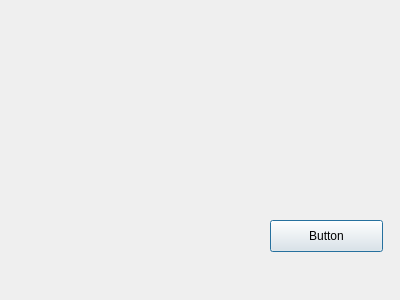
<?xml version="1.0" encoding="UTF-8"?>
<ui version="4.0">
 <class>Dialog</class>
 <widget class="QDialog" name="Dialog">
  <property name="geometry">
   <rect>
    <x>0</x>
    <y>0</y>
    <width>400</width>
    <height>300</height>
   </rect>
  </property>
  <property name="windowTitle">
   <string>Dialog</string>
  </property>
  <widget class="QPushButton" name="Button">
   <property name="geometry">
    <rect>
     <x>270</x>
     <y>220</y>
     <width>113</width>
     <height>32</height>
    </rect>
   </property>
   <property name="text">
    <string>Button</string>
   </property>
  </widget>
 </widget>
 <resources/>
 <connections/>
</ui>
